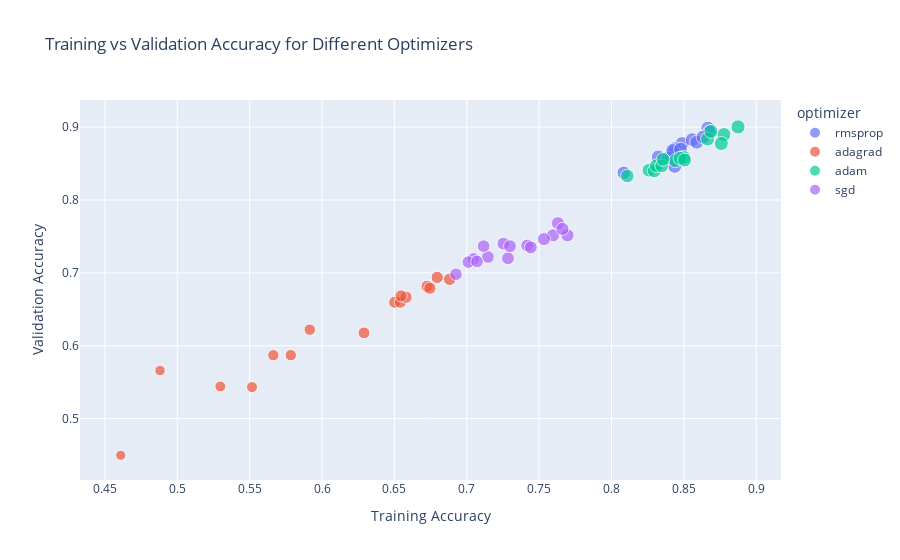

The cell this chart's notebook holds for it:
### Code cell
import plotly.express as px

# Create an interactive scatter plot for training vs validation accuracy
fig = px.scatter(
    results_df, 
    x='train_accuracy', 
    y='val_accuracy', 
    color='optimizer',  # Color by optimizer to differentiate
    hover_data=['filter_size', 'num_filters', 'num_layers', 'num_units', 
                'activation', 'padding', 'stride', 'l1_lambda', 'l2_lambda', 
                'dropout_rate', 'epochs', 'batch_size'],  # Display parameter details
    title='Training vs Validation Accuracy for Different Optimizers',
    labels={'train_accuracy': 'Training Accuracy', 'val_accuracy': 'Validation Accuracy'},
    size='train_accuracy',  # Change the size based on a column, you can replace with any column in your data,
    size_max=10,  # Adjust this value to make bubbles larger or smaller (default is 20)
)

fig.show()

### Figure 1 — Plotly figure (JSON) as saved in the notebook; plotly's stock layout.template omitted (floating-point values rounded to 4 significant figures)
{"data": [{"customdata": [[[3, 3], 32, 2, 32, "relu", "valid", [1, 1], 0, 0, 0, 10, 32], [[3, 3], 32, 2, 32, "tanh", "valid", [1, 1], 0, 0, 0, 10, 32], [[3, 3], 32, 2, 64, "relu", "valid", [1, 1], 0, 0, 0, 10, 32], [[3, 3], 32, 2, 64, "tanh", "valid", [1, 1], 0, 0, 0, 10, 32], [[3, 3], 64, 2, 32, "relu", "valid", [1, 1], 0, 0, 0, 10, 32], [[3, 3], 64, 2, 32, "tanh", "valid", [1, 1], 0, 0, 0, 10, 32], [[3, 3], 64, 2, 64, "relu", "valid", [1, 1], 0, 0, 0, 10, 32], [[3, 3], 64, 2, 64, "tanh", "valid", [1, 1], 0, 0, 0, 10, 32], [[5, 5], 32, 2, 32, "relu", "valid", [1, 1], 0, 0, 0, 10, 32], [[5, 5], 32, 2, 32, "tanh", "valid", [1, 1], 0, 0, 0, 10, 32], [[5, 5], 32, 2, 64, "relu", "valid", [1, 1], 0, 0, 0, 10, 32], [[5, 5], 32, 2, 64, "tanh", "valid", [1, 1], 0, 0, 0, 10, 32], [[5, 5], 64, 2, 32, "relu", "valid", [1, 1], 0, 0, 0, 10, 32], [[5, 5], 64, 2, 32, "tanh", "valid", [1, 1], 0, 0, 0, 10, 32], [[5, 5], 64, 2, 64, "relu", "valid", [1, 1], 0, 0, 0, 10, 32], [[5, 5], 64, 2, 64, "tanh", "valid", [1, 1], 0, 0, 0, 10, 32]], "hovertemplate": "optimizer=rmsprop<br>Training Accuracy=%{marker.size}<br>Validation Accuracy=%{y}<br>filter_size=%{customdata[0]}<br>num_filters=%{customdata[1]}<br>num_layers=%{customdata[2]}<br>num_units=%{customdata[3]}<br>activation=%{customdata[4]}<br>padding=%{customdata[5]}<br>stride=%{customdata[6]}<br>l1_lambda=%{customdata[7]}<br>l2_lambda=%{customdata[8]}<br>dropout_rate=%{customdata[9]}<br>epochs=%{customdata[10]}<br>batch_size=%{customdata[11]}<extra></extra>", "legendgroup": "rmsprop", "marker": {"color": "#636efa", "size": [0.8409, 0.8487, 0.8437, 0.8438, 0.8444, 0.8666, 0.8557, 0.8676, 0.8085, 0.843, 0.8323, 0.8393, 0.8423, 0.8589, 0.8477, 0.8633], "sizemode": "area", "sizeref": 0.008874, "symbol": "circle"}, "mode": "markers", "name": "rmsprop", "orientation": "v", "showlegend": true, "type": "scatter", "x": [0.8409, 0.8487, 0.8437, 0.8438, 0.8444, 0.8666, 0.8557, 0.8676, 0.8085, 0.843, 0.8323, 0.8393, 0.8423, 0.8589, 0.8477, 0.8633], "xaxis": "x", "y": [0.8565, 0.8775, 0.846, 0.8705, 0.8626, 0.8985, 0.8828, 0.8933, 0.8373, 0.8653, 0.8591, 0.8574, 0.8679, 0.8793, 0.8696, 0.8863], "yaxis": "y"}, {"customdata": [[[3, 3], 32, 2, 32, "relu", "valid", [1, 1], 0, 0, 0, 10, 32], [[3, 3], 32, 2, 32, "tanh", "valid", [1, 1], 0, 0, 0, 10, 32], [[3, 3], 32, 2, 64, "relu", "valid", [1, 1], 0, 0, 0, 10, 32], [[3, 3], 32, 2, 64, "tanh", "valid", [1, 1], 0, 0, 0, 10, 32], [[3, 3], 64, 2, 32, "relu", "valid", [1, 1], 0, 0, 0, 10, 32], [[3, 3], 64, 2, 32, "tanh", "valid", [1, 1], 0, 0, 0, 10, 32], [[3, 3], 64, 2, 64, "relu", "valid", [1, 1], 0, 0, 0, 10, 32], [[3, 3], 64, 2, 64, "tanh", "valid", [1, 1], 0, 0, 0, 10, 32], [[5, 5], 32, 2, 32, "relu", "valid", [1, 1], 0, 0, 0, 10, 32], [[5, 5], 32, 2, 32, "tanh", "valid", [1, 1], 0, 0, 0, 10, 32], [[5, 5], 32, 2, 64, "relu", "valid", [1, 1], 0, 0, 0, 10, 32], [[5, 5], 32, 2, 64, "tanh", "valid", [1, 1], 0, 0, 0, 10, 32], [[5, 5], 64, 2, 32, "relu", "valid", [1, 1], 0, 0, 0, 10, 32], [[5, 5], 64, 2, 32, "tanh", "valid", [1, 1], 0, 0, 0, 10, 32], [[5, 5], 64, 2, 64, "relu", "valid", [1, 1], 0, 0, 0, 10, 32], [[5, 5], 64, 2, 64, "tanh", "valid", [1, 1], 0, 0, 0, 10, 32]], "hovertemplate": "optimizer=adagrad<br>Training Accuracy=%{marker.size}<br>Validation Accuracy=%{y}<br>filter_size=%{customdata[0]}<br>num_filters=%{customdata[1]}<br>num_layers=%{customdata[2]}<br>num_units=%{customdata[3]}<br>activation=%{customdata[4]}<br>padding=%{customdata[5]}<br>stride=%{customdata[6]}<br>l1_lambda=%{customdata[7]}<br>l2_lambda=%{customdata[8]}<br>dropout_rate=%{customdata[9]}<br>epochs=%{customdata[10]}<br>batch_size=%{customdata[11]}<extra></extra>", "legendgroup": "adagrad", "marker": {"color": "#EF553B", "size": [0.461, 0.6502, 0.5664, 0.6726, 0.5516, 0.6796, 0.4881, 0.6745, 0.5916, 0.6541, 0.5298, 0.6581, 0.629, 0.6546, 0.5784, 0.6882], "sizemode": "area", "sizeref": 0.008874, "symbol": "circle"}, "mode": "markers", "name": "adagrad", "orientation": "v", "showlegend": true, "type": "scatter", "x": [0.461, 0.6502, 0.5664, 0.6726, 0.5516, 0.6796, 0.4881, 0.6745, 0.5916, 0.6541, 0.5298, 0.6581, 0.629, 0.6546, 0.5784, 0.6882], "xaxis": "x", "y": [0.4497, 0.6597, 0.5871, 0.6815, 0.5433, 0.6938, 0.5661, 0.6789, 0.622, 0.6597, 0.5442, 0.6667, 0.6177, 0.6684, 0.5871, 0.6912], "yaxis": "y"}, {"customdata": [[[3, 3], 32, 2, 32, "relu", "valid", [1, 1], 0, 0, 0, 10, 32], [[3, 3], 32, 2, 32, "tanh", "valid", [1, 1], 0, 0, 0, 10, 32], [[3, 3], 32, 2, 64, "relu", "valid", [1, 1], 0, 0, 0, 10, 32], [[3, 3], 32, 2, 64, "tanh", "valid", [1, 1], 0, 0, 0, 10, 32], [[3, 3], 64, 2, 32, "relu", "valid", [1, 1], 0, 0, 0, 10, 32], [[3, 3], 64, 2, 32, "tanh", "valid", [1, 1], 0, 0, 0, 10, 32], [[3, 3], 64, 2, 64, "relu", "valid", [1, 1], 0, 0, 0, 10, 32], [[3, 3], 64, 2, 64, "tanh", "valid", [1, 1], 0, 0, 0, 10, 32], [[5, 5], 32, 2, 32, "relu", "valid", [1, 1], 0, 0, 0, 10, 32], [[5, 5], 32, 2, 32, "tanh", "valid", [1, 1], 0, 0, 0, 10, 32], [[5, 5], 32, 2, 64, "relu", "valid", [1, 1], 0, 0, 0, 10, 32], [[5, 5], 32, 2, 64, "tanh", "valid", [1, 1], 0, 0, 0, 10, 32], [[5, 5], 64, 2, 32, "relu", "valid", [1, 1], 0, 0, 0, 10, 32], [[5, 5], 64, 2, 32, "tanh", "valid", [1, 1], 0, 0, 0, 10, 32], [[5, 5], 64, 2, 64, "relu", "valid", [1, 1], 0, 0, 0, 10, 32], [[5, 5], 64, 2, 64, "tanh", "valid", [1, 1], 0, 0, 0, 10, 32]], "hovertemplate": "optimizer=adam<br>Training Accuracy=%{marker.size}<br>Validation Accuracy=%{y}<br>filter_size=%{customdata[0]}<br>num_filters=%{customdata[1]}<br>num_layers=%{customdata[2]}<br>num_units=%{customdata[3]}<br>activation=%{customdata[4]}<br>padding=%{customdata[5]}<br>stride=%{customdata[6]}<br>l1_lambda=%{customdata[7]}<br>l2_lambda=%{customdata[8]}<br>dropout_rate=%{customdata[9]}<br>epochs=%{customdata[10]}<br>batch_size=%{customdata[11]}<extra></extra>", "legendgroup": "adam", "marker": {"color": "#00cc96", "size": [0.8258, 0.8484, 0.844, 0.85, 0.8295, 0.8776, 0.8664, 0.8874, 0.8109, 0.8473, 0.8309, 0.8505, 0.8347, 0.8687, 0.8356, 0.8759], "sizemode": "area", "sizeref": 0.008874, "symbol": "circle"}, "mode": "markers", "name": "adam", "orientation": "v", "showlegend": true, "type": "scatter", "x": [0.8258, 0.8484, 0.844, 0.85, 0.8295, 0.8776, 0.8664, 0.8874, 0.8109, 0.8473, 0.8309, 0.8505, 0.8347, 0.8687, 0.8356, 0.8759], "xaxis": "x", "y": [0.8408, 0.8574, 0.8539, 0.8583, 0.8399, 0.8898, 0.8836, 0.9003, 0.8329, 0.8574, 0.8469, 0.8548, 0.8469, 0.8941, 0.8556, 0.8775], "yaxis": "y"}, {"customdata": [[[3, 3], 32, 2, 32, "relu", "valid", [1, 1], 0, 0, 0, 10, 32], [[3, 3], 32, 2, 32, "tanh", "valid", [1, 1], 0, 0, 0, 10, 32], [[3, 3], 32, 2, 64, "relu", "valid", [1, 1], 0, 0, 0, 10, 32], [[3, 3], 32, 2, 64, "tanh", "valid", [1, 1], 0, 0, 0, 10, 32], [[3, 3], 64, 2, 32, "relu", "valid", [1, 1], 0, 0, 0, 10, 32], [[3, 3], 64, 2, 32, "tanh", "valid", [1, 1], 0, 0, 0, 10, 32], [[3, 3], 64, 2, 64, "relu", "valid", [1, 1], 0, 0, 0, 10, 32], [[3, 3], 64, 2, 64, "tanh", "valid", [1, 1], 0, 0, 0, 10, 32], [[5, 5], 32, 2, 32, "relu", "valid", [1, 1], 0, 0, 0, 10, 32], [[5, 5], 32, 2, 32, "tanh", "valid", [1, 1], 0, 0, 0, 10, 32], [[5, 5], 32, 2, 64, "relu", "valid", [1, 1], 0, 0, 0, 10, 32], [[5, 5], 32, 2, 64, "tanh", "valid", [1, 1], 0, 0, 0, 10, 32], [[5, 5], 64, 2, 32, "relu", "valid", [1, 1], 0, 0, 0, 10, 32], [[5, 5], 64, 2, 32, "tanh", "valid", [1, 1], 0, 0, 0, 10, 32], [[5, 5], 64, 2, 64, "relu", "valid", [1, 1], 0, 0, 0, 10, 32], [[5, 5], 64, 2, 64, "tanh", "valid", [1, 1], 0, 0, 0, 10, 32]], "hovertemplate": "optimizer=sgd<br>Training Accuracy=%{marker.size}<br>Validation Accuracy=%{y}<br>filter_size=%{customdata[0]}<br>num_filters=%{customdata[1]}<br>num_layers=%{customdata[2]}<br>num_units=%{customdata[3]}<br>activation=%{customdata[4]}<br>padding=%{customdata[5]}<br>stride=%{customdata[6]}<br>l1_lambda=%{customdata[7]}<br>l2_lambda=%{customdata[8]}<br>dropout_rate=%{customdata[9]}<br>epochs=%{customdata[10]}<br>batch_size=%{customdata[11]}<extra></extra>", "legendgroup": "sgd", "marker": {"color": "#ab63fa", "size": [0.7146, 0.7596, 0.7253, 0.763, 0.7117, 0.7696, 0.7285, 0.7661, 0.6926, 0.7299, 0.7047, 0.7418, 0.7012, 0.7442, 0.7071, 0.7533], "sizemode": "area", "sizeref": 0.008874, "symbol": "circle"}, "mode": "markers", "name": "sgd", "orientation": "v", "showlegend": true, "type": "scatter", "x": [0.7146, 0.7596, 0.7253, 0.763, 0.7117, 0.7696, 0.7285, 0.7661, 0.6926, 0.7299, 0.7047, 0.7418, 0.7012, 0.7442, 0.7071, 0.7533], "xaxis": "x", "y": [0.7218, 0.7515, 0.7402, 0.7682, 0.7367, 0.7515, 0.72, 0.7603, 0.6982, 0.7367, 0.7192, 0.7375, 0.7148, 0.7349, 0.7157, 0.7463], "yaxis": "y"}], "layout": {"legend": {"itemsizing": "constant", "title": {"text": "optimizer"}, "tracegroupgap": 0}, "title": {"text": "Training vs Validation Accuracy for Different Optimizers"}, "xaxis": {"anchor": "y", "domain": [0, 1], "title": {"text": "Training Accuracy"}}, "yaxis": {"anchor": "x", "domain": [0, 1], "title": {"text": "Validation Accuracy"}}}}
